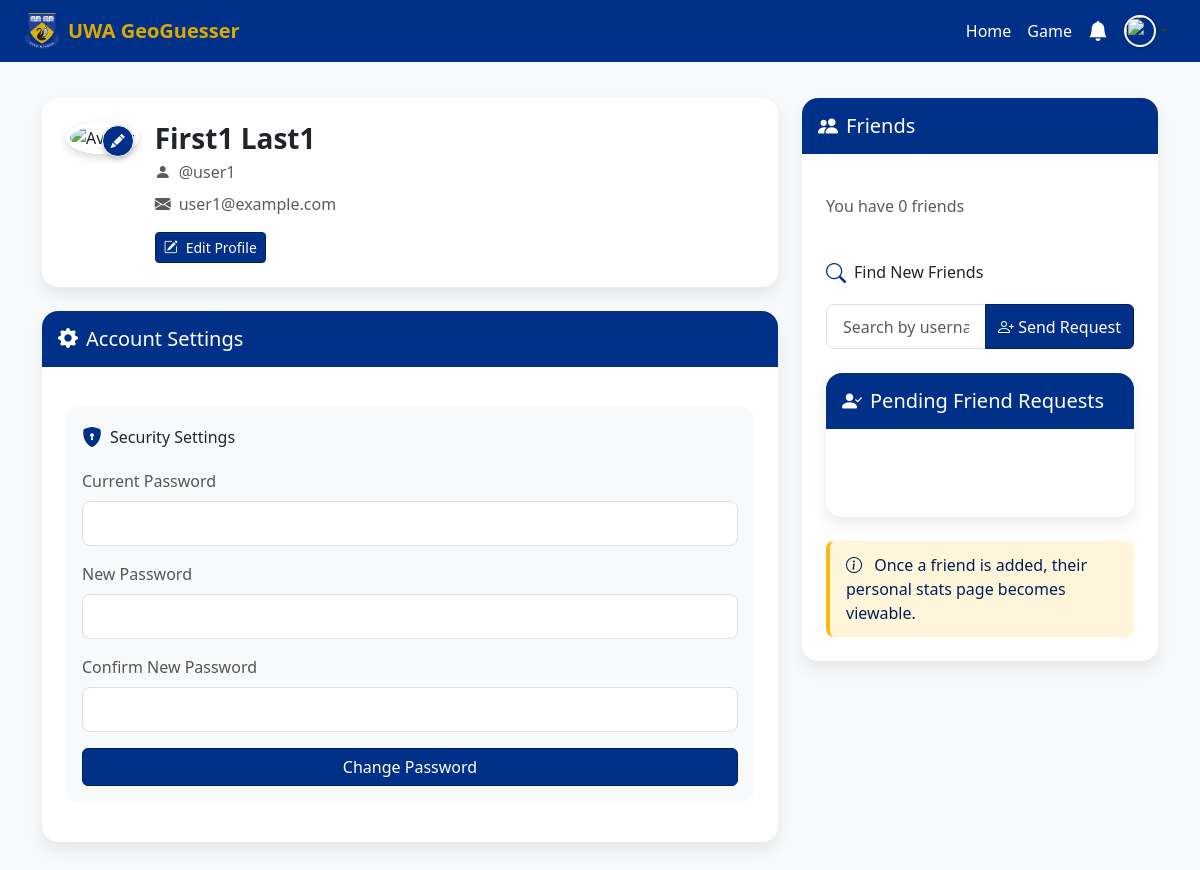
The app's page /profile/2 (signed in) with its own data.
### app/models.py (models this page shows, shortened)
class User(db.Model, UserMixin):
    __tablename__ = "user"
    id = db.Column(db.Integer, primary_key=True)
    username = db.Column(db.String(120), nullable=False)
    email = db.Column(db.String(120), unique=True, nullable=False)
    password_hash = db.Column(db.String(128), nullable=False)
    first_name = db.Column(db.String(120), nullable=False)
    last_name = db.Column(db.String(120), nullable=False)
    profile_picture_data = db.Column(db.LargeBinary, nullable=True)
    profile_picture_mimetype = db.Column(db.String(50), nullable=True)
    admin = db.Column(db.Boolean, default=False)
    friends = db.relationship("Friend", back_populates="user", foreign_keys="Friend.user_id")

### app/routes.py (the view)
@main.route('/profile/<int:user_id>')
@login_required
def profile(user_id):
    user = User.query.get_or_404(user_id)
    stats = Stats.query.filter_by(user_id=user_id).first()
    profile_picture_form = ProfilePictureForm()
    change_password_form = ChangePasswordForm()
    update_profile_form = UpdateProfileForm()
    return render_template('profile.html', user=current_user, stats=stats, profile_picture_form=profile_picture_form, change_password_form=change_password_form, update_profile_form=update_profile_form)

### app/forms.py
class ProfilePictureForm(FlaskForm):
    profile_picture = FileField('Upload Profile Picture', validators=[
        FileAllowed(['jpg', 'jpeg', 'png', 'gif'], 'Only image files allowed!')
    ])
    submit = SubmitField('Upload')

class ChangePasswordForm(FlaskForm):
    current_password = PasswordField('Current Password', validators=[DataRequired()])
    new_password = PasswordField('New Password', validators=[DataRequired()])
    confirm_password = PasswordField('Confirm New Password', validators=[
        DataRequired(), EqualTo('new_password', message='Passwords must match')
    ])
    submit = SubmitField('Change Password')

### app/__init__.py (called while the page is built)
def create_app(config_class=Config):
    app = Flask(__name__)
    app.config.from_object(config_class)
    db.init_app(app)
    from app.blueprints import main
    app.register_blueprint(main)
    migrate.init_app(app, db)
    socketio.init_app(app)
    login_manager.init_app(app)
    login_manager.login_view = 'main.auth'
    from app.models import User
    @login_manager.user_loader
    def load_user(user_id):
        return User.query.get(int(user_id))
    with app.app_context():
        from app import routes, models, socket_events
    return app

### app/templates/profile.html (shortened to what this page needs)
<!DOCTYPE html>
<html lang="en">
  <head>
    <link href="https://cdn.jsdelivr.net/npm/bootstrap@5.3.0-alpha3/dist/css/bootstrap.min.css" rel="stylesheet">
    <link href="https://cdn.jsdelivr.net/npm/bootstrap-icons@1.10.0/font/bootstrap-icons.css" rel="stylesheet">
    <link href="{{ url_for('static', filename='styles/profile.css') }}" rel="stylesheet">
    <link href="{{ url_for('static', filename='styles/navbar.css') }}" rel="stylesheet">
  </head>
  <body class="bg-light">
    <nav class="navbar navbar-expand-lg navbar-dark bg-uwa px-4">
      <a class="navbar-brand d-flex align-items-center" href="#">
        <img src="{{ url_for('static', filename='images/uwa.webp') }}" alt="UWA Logo" class="logo me-2">
        <span class="fw-bold text-uwa-gold">UWA GeoGuesser</span>
      </a>
      <div class="ms-auto d-flex align-items-center">
        <a class="nav-link text-white mx-2" href="{{ url_for('main.home') }}">Home</a>
        <a class="nav-link text-white mx-2" href="{{ url_for('main.game') }}">Game</a>
        {% if user.is_authenticated %}
          <div class="dropdown notification-dropdown mx-2">
            <a class="nav-link text-white position-relative" href="#" role="button" data-bs-toggle="dropdown" id="notificationBell" aria-expanded="false">
              <i class="bi bi-bell-fill fs-5"></i>
            </a>
          </div>
        {% endif %}
        <div class="dropdown">
          <a class="nav-link dropdown-toggle d-flex align-items-center mx-2" href="#" role="button" data-bs-toggle="dropdown">
            <img src="{{ url_for('main.profile_picture', user_id=user.id) }}" class="avatar-img">
          </a>
        </div>
      </div>
    </nav>
  <div class="container py-5">
    <div class="row">
      <div class="col-lg-8">
        <div class="card mb-4">
          <div class="card-body">
            <div class="d-flex flex-column flex-md-row align-items-center align-items-md-start">
              <div class="position-relative mb-3 mb-md-0">
                <form id="profile-pic-form" method="POST" action="{{ url_for('main.upload_profile_picture') }}" enctype="multipart/form-data">
                  <button type="button" class="btn btn-dark btn-sm edit-btn" onclick="document.getElementById('profilePictureInput').click();">
                    <i class="bi bi-pencil-fill"></i>
                  </button>
                </form>
              </div>
              <div class="user-info text-center text-md-start">
                <h3 class="fw-bold mb-1">{{ user.first_name }} {{ user.last_name }}</h3>
                <p class="text-muted mb-2"><i class="bi bi-person-fill me-2"></i>@{{ user.username }}</p>
                <p class="text-muted mb-3"><i class="bi bi-envelope-fill me-2"></i>{{ user.email }}</p>
                <div class="d-flex justify-content-center justify-content-md-start">
                  <button class="btn btn-sm btn-primary me-2" data-bs-toggle="collapse" data-bs-target="#editProfileForm">
                      <i class="bi bi-pencil-square me-2"></i>Edit Profile
                </div>
              </div>
            </div>
            </div>
          </div>
        <div class="card">
          <div class="header-section">
            <h5 class="mb-0"><i class="bi bi-gear-fill me-2"></i>Account Settings</h5>
          </div>
          <div class="card-body">
            <form method="POST" action="{{ url_for('main.change_password') }}">
              <div class="settings-section">
                <div class="section-header">
                  <i class="bi bi-shield-lock-fill fs-5"></i>
                  <h6 class="mb-0">Security Settings</h6>
                </div>
                <div class="mb-3">
                  {{ change_password_form.current_password.label(class="form-label") }}
                  {{ change_password_form.current_password(class="form-control") }}
                </div>
                <div class="mb-3">
                  {{ change_password_form.new_password.label(class="form-label") }}
                  {{ change_password_form.new_password(class="form-control") }}
                </div>
                <div class="mb-3">
                  {{ change_password_form.confirm_password.label(class="form-label") }}
                  {{ change_password_form.confirm_password(class="form-control") }}
                </div>
                {{ change_password_form.submit(class="btn btn-primary w-100") }}
              </div>
            </form>
          </div>
        </div>
      </div>
        <div class="col-lg-4">
          <div class="card">
            <div class="header-section">
              <h5 class="mb-0"><i class="bi bi-people-fill me-2"></i>Friends</h5>
            </div>
            <div class="card-body">
              <div class="d-flex justify-content-between align-items-center mb-3">
                <span class="text-muted">You have <span id="friends-count">0</span> friends</span>
              </div>
              <div class="mb-4">
                <div class="section-header">
                    <i class="bi bi-search fs-5"></i>
                    <h6 class="mb-0">Find New Friends</h6>
                </div>
                <div class="input-group mb-3">
                    <input type="text" class="form-control" id="friend-username" placeholder="Search by username">
                    <button class="btn btn-primary" id="add-friend-button" type="button">
                        <i class="bi bi-person-plus"></i> Send Request
                    </button>
                </div>
              </div>
              <div class="card mt-4">
                <div class="header-section">
                    <h5 class="mb-0"><i class="bi bi-person-check-fill me-2"></i>Pending Friend Requests</h5>
                </div>
                <div class="card-body">
                </div>
              </div>
              <p class="friend-note mb-0">
                <i class="bi bi-info-circle me-2"></i>
                Once a friend is added, their personal stats page becomes viewable.
              </p>
            </div>
          </div>
        </div>
      </div>
    </div>
  </body>
</html>

### app/static/styles/profile.css (style rules this page uses)
body { font-family: 'Segoe UI', sans-serif; background-color: #f8f9fa; color: #333; }
.btn-primary { background-color: #003087; border-color: #00205B; transition: all 0.3s ease; }
.card { border: none; border-radius: 1rem; box-shadow: 0 0.5rem 1rem rgba(0, 0, 0, 0.08); transition: all 0.3s ease; margin-bottom: 1.5rem; }
.card-body { padding: 1.5rem; }
.card-body label { font-weight: 500; color: #555; }
.edit-btn { position: absolute; bottom: 5px; right: 5px; border-radius: 50%; width: 32px; height: 32px; display: flex; align-items: center; justify-content: center; padding: 0; background-color: #003087; border-color: white; box-shadow: 0 2px 5px rgba(0, 0, 0, 0.2); }
.user-info { padding-left: 1rem; }
.friend-note { background-color: rgba(253, 185, 19, 0.15); color: #00205B; font-weight: 500; border-radius: 0.5rem; padding: 0.75rem 1rem; border-left: 4px solid #FDB913; }
.form-control { border-radius: 0.5rem; padding: 0.6rem 1rem; border: 1px solid #dee2e6; transition: all 0.3s ease; }
.settings-section { background-color: #f8f9fa; border-radius: 0.75rem; padding: 1rem; margin-bottom: 1rem; }
.section-header { display: flex; align-items: center; margin-bottom: 1rem; }
.section-header i { margin-right: 0.5rem; color: #003087; }
.header-section { background-color: #003087; border-radius: 1rem 1rem 0 0; padding: 1rem; color: white; margin-bottom: 1rem; }

### app/static/styles/navbar.css (style rules this page uses)
:root { --uwa-blue: #003087; --uwa-gold: #DAAA00; --light-blue: #007bff; }
body { padding-top: 50px; }
.navbar { position: fixed; top: 0; width: 100%; z-index: 1030; }
.logo { height: 36px; width: 36px; }
.avatar-img { width: 32px; height: 32px; border-radius: 50%; object-fit: cover; border: 2px solid white; box-shadow: 0 0 4px rgba(0, 0, 0, 0.2); }
.bg-uwa { background-color: var(--uwa-blue); }
.text-uwa-gold { color: var(--uwa-gold); }

### records on screen
User: first_name "First1", last_name "Last1", username "user1", email "user1@example.com"

### other values on screen
{{ change_password_form.current_password.label(class="form-label") }} "Current Password"
{{ change_password_form.new_password.label(class="form-label") }} "New Password"
{{ change_password_form.confirm_password.label(class="form-label") }} "Confirm New Password"
